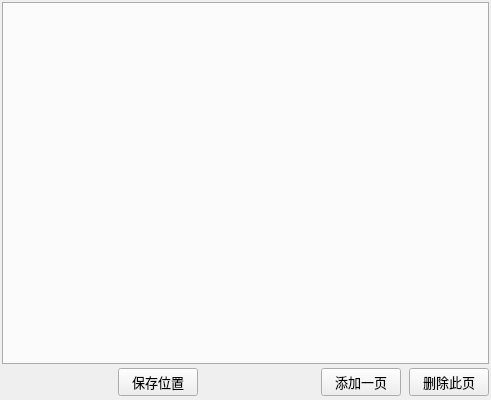
<?xml version="1.0" encoding="UTF-8"?>
<ui version="4.0">
 <class>MultipleSendWidget</class>
 <widget class="QWidget" name="MultipleSendWidget">
  <property name="geometry">
   <rect>
    <x>0</x>
    <y>0</y>
    <width>491</width>
    <height>400</height>
   </rect>
  </property>
  <property name="font">
   <font>
    <pointsize>10</pointsize>
   </font>
  </property>
  <property name="windowTitle">
   <string>Form</string>
  </property>
  <layout class="QVBoxLayout" name="verticalLayout">
   <property name="spacing">
    <number>2</number>
   </property>
   <property name="leftMargin">
    <number>2</number>
   </property>
   <property name="topMargin">
    <number>2</number>
   </property>
   <property name="rightMargin">
    <number>2</number>
   </property>
   <property name="bottomMargin">
    <number>2</number>
   </property>
   <item>
    <widget class="EditableTabWidget" name="tabWidget">
     <property name="tabPosition">
      <enum>QTabWidget::TabPosition::South</enum>
     </property>
     <property name="currentIndex">
      <number>-1</number>
     </property>
     <property name="tabBarAutoHide">
      <bool>false</bool>
     </property>
    </widget>
   </item>
   <item>
    <widget class="QWidget" name="widget_Button" native="true">
     <property name="minimumSize">
      <size>
       <width>0</width>
       <height>32</height>
      </size>
     </property>
     <property name="maximumSize">
      <size>
       <width>16777215</width>
       <height>64</height>
      </size>
     </property>
     <layout class="QHBoxLayout" name="horizontalLayout">
      <property name="spacing">
       <number>8</number>
      </property>
      <property name="leftMargin">
       <number>0</number>
      </property>
      <property name="topMargin">
       <number>0</number>
      </property>
      <property name="rightMargin">
       <number>0</number>
      </property>
      <property name="bottomMargin">
       <number>0</number>
      </property>
      <item>
       <spacer name="horizontalSpacer_2">
        <property name="orientation">
         <enum>Qt::Orientation::Horizontal</enum>
        </property>
        <property name="sizeHint" stdset="0">
         <size>
          <width>37</width>
          <height>20</height>
         </size>
        </property>
       </spacer>
      </item>
      <item>
       <widget class="QPushButton" name="pushButton_Location">
        <property name="text">
         <string>保存位置</string>
        </property>
       </widget>
      </item>
      <item>
       <spacer name="horizontalSpacer">
        <property name="orientation">
         <enum>Qt::Orientation::Horizontal</enum>
        </property>
        <property name="sizeHint" stdset="0">
         <size>
          <width>40</width>
          <height>20</height>
         </size>
        </property>
       </spacer>
      </item>
      <item>
       <widget class="QPushButton" name="pushButton_Add">
        <property name="text">
         <string>添加一页</string>
        </property>
       </widget>
      </item>
      <item>
       <widget class="QPushButton" name="pushButton_Delete">
        <property name="text">
         <string>删除此页</string>
        </property>
       </widget>
      </item>
     </layout>
    </widget>
   </item>
  </layout>
 </widget>
 <customwidgets>
  <customwidget>
   <class>EditableTabWidget</class>
   <extends>QTabWidget</extends>
   <header>editable_tabwidget.h</header>
   <container>1</container>
  </customwidget>
 </customwidgets>
 <resources/>
 <connections/>
</ui>
